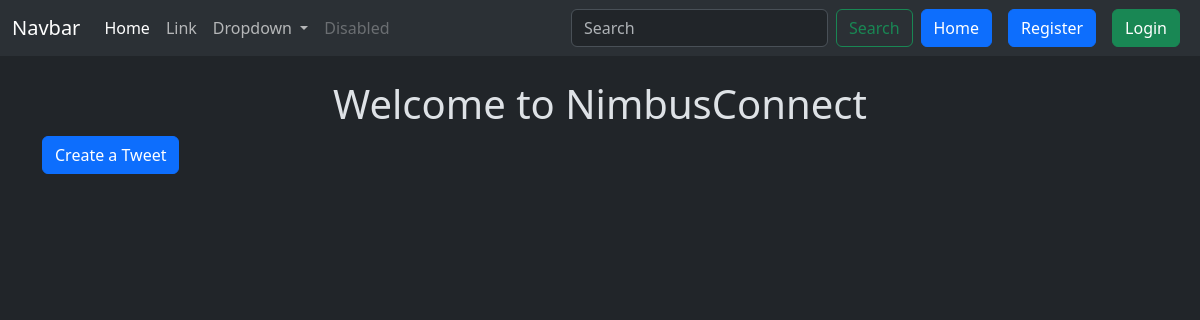
The page /tweet/ on the database as committed earlier.
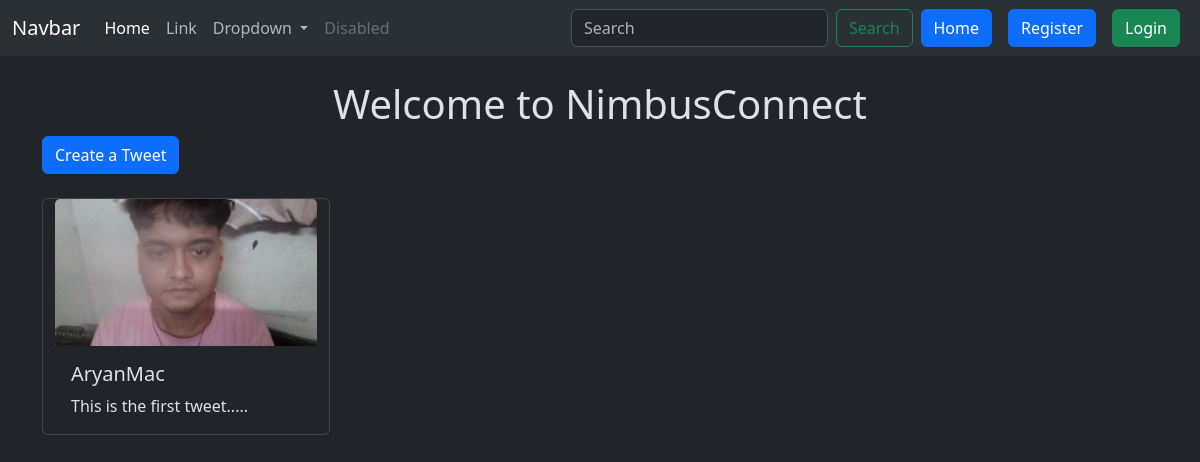
The same page on the database as committed later.
### tweet/models.py (models this page shows, shortened)
class Tweet(models.Model):
    user = models.ForeignKey(User, on_delete=models.CASCADE)
    text = models.TextField(max_length=240)
    photo = models.ImageField(upload_to='photos/', blank=True, null=True)
    created_at = models.DateTimeField(auto_now_add=True)
    updated_at = models.DateTimeField(auto_now=True)

### tweet/views.py (the view)
# urls.py: path('', views.tweet_list, name="tweet_list"),
def tweet_list(request):
    tweets = Tweet.objects.all().order_by('-created_at')
    return render(request, 'tweet_list.html', {'tweets': tweets})

### tweet/templates/tweet_list.html (shortened to what this page needs)
{% extends "layout.html" %}
{% block content %}
    <h1 class="text-center mt-4">Welcome to NimbusConnect</h1>
    <a class= "btn btn-primary mb-4" href="{% url 'tweet_create' %}">Create a Tweet</a>
    <div class="container row gap-3">
        {% for tweet in tweets %}
        <div class="card" style="width: 18rem;">
            <img src="{{tweet.photo.url}}" class="card-img-top" alt="...">
            <div class="card-body">
              <h5 class="card-title">{{tweet.user.username}}</h5>
              <p class="card-text">{{tweet.text}}</p>
            </div>
          </div>
        {% endfor %}
    </div>
{% endblock %}

Rows that differ between the two databases and show on the page:
added Tweet: photo (picture), user.username "AryanMac", text "This is the first tweet....."
